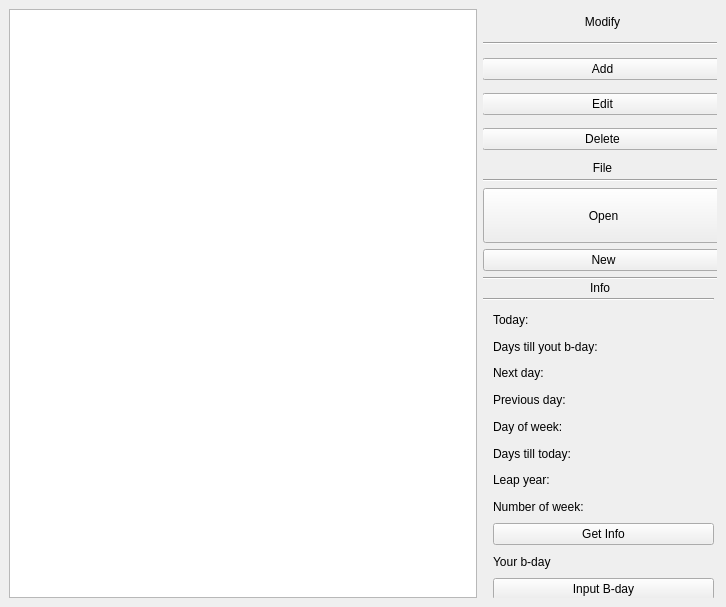
<?xml version="1.0" encoding="UTF-8"?>
<ui version="4.0">
 <class>L2::MainWindow</class>
 <widget class="QMainWindow" name="L2::MainWindow">
  <property name="geometry">
   <rect>
    <x>0</x>
    <y>0</y>
    <width>726</width>
    <height>607</height>
   </rect>
  </property>
  <property name="windowTitle">
   <string>MainWindow</string>
  </property>
  <widget class="QWidget" name="centralwidget">
   <layout class="QGridLayout" name="gridLayout" rowstretch="0" columnstretch="10,5">
    <property name="verticalSpacing">
     <number>3</number>
    </property>
    <item row="0" column="0">
     <widget class="DateTable" name="dateTable"/>
    </item>
    <item row="0" column="1">
     <widget class="QWidget" name="widget" native="true">
      <property name="sizePolicy">
       <sizepolicy hsizetype="Minimum" vsizetype="Preferred">
        <horstretch>55</horstretch>
        <verstretch>0</verstretch>
       </sizepolicy>
      </property>
      <widget class="QWidget" name="gridLayoutWidget">
       <property name="geometry">
        <rect>
         <x>-1</x>
         <y>-1</y>
         <width>241</width>
         <height>151</height>
        </rect>
       </property>
       <layout class="QGridLayout" name="gridLayout_2" rowstretch="0,0,0,0,0" rowminimumheight="0,0,0,0,0">
        <item row="2" column="0">
         <widget class="QPushButton" name="addButton">
          <property name="text">
           <string>Add</string>
          </property>
         </widget>
        </item>
        <item row="0" column="0">
         <widget class="QLabel" name="label">
          <property name="sizePolicy">
           <sizepolicy hsizetype="Preferred" vsizetype="Maximum">
            <horstretch>0</horstretch>
            <verstretch>20</verstretch>
           </sizepolicy>
          </property>
          <property name="text">
           <string>Modify</string>
          </property>
          <property name="alignment">
           <set>Qt::AlignCenter</set>
          </property>
         </widget>
        </item>
        <item row="3" column="0">
         <widget class="QPushButton" name="editButton">
          <property name="text">
           <string>Edit</string>
          </property>
         </widget>
        </item>
        <item row="4" column="0">
         <widget class="QPushButton" name="deleteButton">
          <property name="text">
           <string>Delete</string>
          </property>
         </widget>
        </item>
        <item row="1" column="0">
         <widget class="Line" name="line">
          <property name="orientation">
           <enum>Qt::Horizontal</enum>
          </property>
         </widget>
        </item>
       </layout>
      </widget>
      <widget class="QWidget" name="gridLayoutWidget_2">
       <property name="geometry">
        <rect>
         <x>0</x>
         <y>170</y>
         <width>241</width>
         <height>101</height>
        </rect>
       </property>
       <layout class="QGridLayout" name="gridLayout_3" rowstretch="0,0,0,0">
        <item row="1" column="0">
         <widget class="QPushButton" name="openButton">
          <property name="sizePolicy">
           <sizepolicy hsizetype="Minimum" vsizetype="Minimum">
            <horstretch>0</horstretch>
            <verstretch>0</verstretch>
           </sizepolicy>
          </property>
          <property name="text">
           <string>Open</string>
          </property>
         </widget>
        </item>
        <item row="2" column="0">
         <widget class="QPushButton" name="newButton">
          <property name="text">
           <string>New</string>
          </property>
         </widget>
        </item>
        <item row="0" column="0">
         <widget class="Line" name="line_2">
          <property name="orientation">
           <enum>Qt::Horizontal</enum>
          </property>
         </widget>
        </item>
        <item row="3" column="0">
         <widget class="Line" name="line_4">
          <property name="orientation">
           <enum>Qt::Horizontal</enum>
          </property>
         </widget>
        </item>
       </layout>
      </widget>
      <widget class="QLabel" name="label_3">
       <property name="geometry">
        <rect>
         <x>90</x>
         <y>270</y>
         <width>54</width>
         <height>17</height>
        </rect>
       </property>
       <property name="text">
        <string>Info</string>
       </property>
       <property name="alignment">
        <set>Qt::AlignCenter</set>
       </property>
      </widget>
      <widget class="Line" name="line_3">
       <property name="geometry">
        <rect>
         <x>0</x>
         <y>280</y>
         <width>231</width>
         <height>20</height>
        </rect>
       </property>
       <property name="orientation">
        <enum>Qt::Horizontal</enum>
       </property>
      </widget>
      <widget class="QWidget" name="layoutWidget">
       <property name="geometry">
        <rect>
         <x>10</x>
         <y>300</y>
         <width>221</width>
         <height>291</height>
        </rect>
       </property>
       <layout class="QGridLayout" name="gridLayout_4">
        <item row="2" column="1">
         <widget class="QLabel" name="nextDayLabel">
          <property name="text">
           <string/>
          </property>
         </widget>
        </item>
        <item row="1" column="0">
         <widget class="QLabel" name="label_5">
          <property name="text">
           <string>Days till yout b-day:</string>
          </property>
         </widget>
        </item>
        <item row="3" column="1">
         <widget class="QLabel" name="prevDayLabel">
          <property name="text">
           <string/>
          </property>
         </widget>
        </item>
        <item row="7" column="0">
         <widget class="QLabel" name="label_11">
          <property name="text">
           <string>Leap year:</string>
          </property>
         </widget>
        </item>
        <item row="4" column="0">
         <widget class="QLabel" name="label_9">
          <property name="text">
           <string>Day of week:</string>
          </property>
         </widget>
        </item>
        <item row="4" column="1">
         <widget class="QLabel" name="dayOfWeekLabel">
          <property name="text">
           <string/>
          </property>
         </widget>
        </item>
        <item row="2" column="0">
         <widget class="QLabel" name="label_6">
          <property name="text">
           <string>Next day:</string>
          </property>
         </widget>
        </item>
        <item row="10" column="0">
         <widget class="QLabel" name="label_10">
          <property name="text">
           <string>Your b-day</string>
          </property>
         </widget>
        </item>
        <item row="10" column="1">
         <widget class="QLabel" name="bdayLbl">
          <property name="text">
           <string/>
          </property>
         </widget>
        </item>
        <item row="0" column="1">
         <widget class="QLabel" name="todayLabel">
          <property name="text">
           <string/>
          </property>
         </widget>
        </item>
        <item row="6" column="1">
         <widget class="QLabel" name="durationLabel">
          <property name="text">
           <string/>
          </property>
         </widget>
        </item>
        <item row="9" column="0" colspan="2">
         <widget class="QPushButton" name="getInfo">
          <property name="text">
           <string>Get Info</string>
          </property>
         </widget>
        </item>
        <item row="11" column="0" colspan="2">
         <widget class="QPushButton" name="bdayButton">
          <property name="text">
           <string>Input B-day</string>
          </property>
         </widget>
        </item>
        <item row="1" column="1">
         <widget class="QLabel" name="bdayDurationLabel">
          <property name="text">
           <string/>
          </property>
         </widget>
        </item>
        <item row="7" column="1">
         <widget class="QLabel" name="isLeapLabel">
          <property name="text">
           <string/>
          </property>
         </widget>
        </item>
        <item row="3" column="0">
         <widget class="QLabel" name="label_7">
          <property name="text">
           <string>Previous day:</string>
          </property>
         </widget>
        </item>
        <item row="0" column="0">
         <widget class="QLabel" name="label_4">
          <property name="text">
           <string>Today:</string>
          </property>
         </widget>
        </item>
        <item row="6" column="0">
         <widget class="QLabel" name="label_8">
          <property name="text">
           <string>Days till today:</string>
          </property>
         </widget>
        </item>
        <item row="8" column="0">
         <widget class="QLabel" name="label_12">
          <property name="text">
           <string>Number of week:</string>
          </property>
         </widget>
        </item>
        <item row="8" column="1">
         <widget class="QLabel" name="numOfWeekLabel">
          <property name="text">
           <string/>
          </property>
         </widget>
        </item>
       </layout>
      </widget>
      <widget class="QLabel" name="label_2">
       <property name="geometry">
        <rect>
         <x>0</x>
         <y>150</y>
         <width>239</width>
         <height>17</height>
        </rect>
       </property>
       <property name="sizePolicy">
        <sizepolicy hsizetype="Preferred" vsizetype="Maximum">
         <horstretch>0</horstretch>
         <verstretch>4</verstretch>
        </sizepolicy>
       </property>
       <property name="text">
        <string>File</string>
       </property>
       <property name="alignment">
        <set>Qt::AlignCenter</set>
       </property>
      </widget>
     </widget>
    </item>
   </layout>
  </widget>
 </widget>
 <customwidgets>
  <customwidget>
   <class>DateTable</class>
   <extends>QTableWidget</extends>
   <header>DateTable.h</header>
  </customwidget>
 </customwidgets>
 <resources/>
 <connections/>
</ui>
